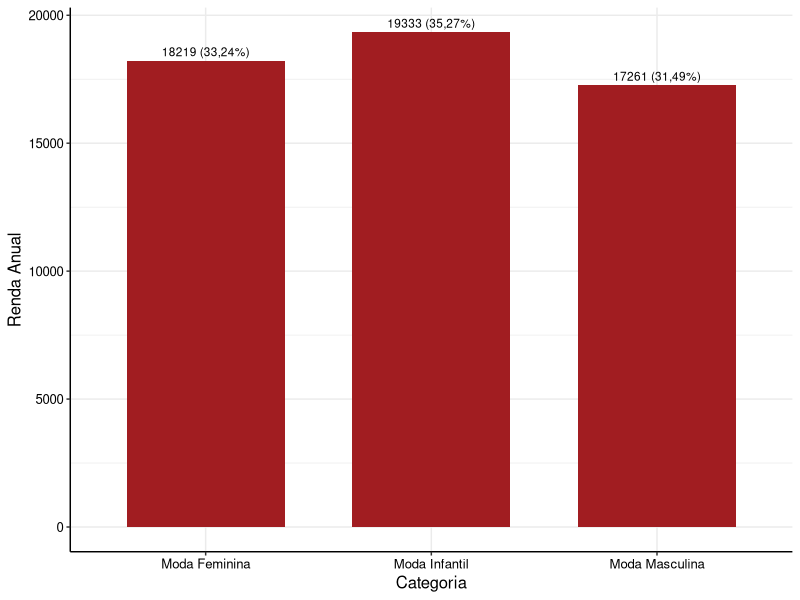
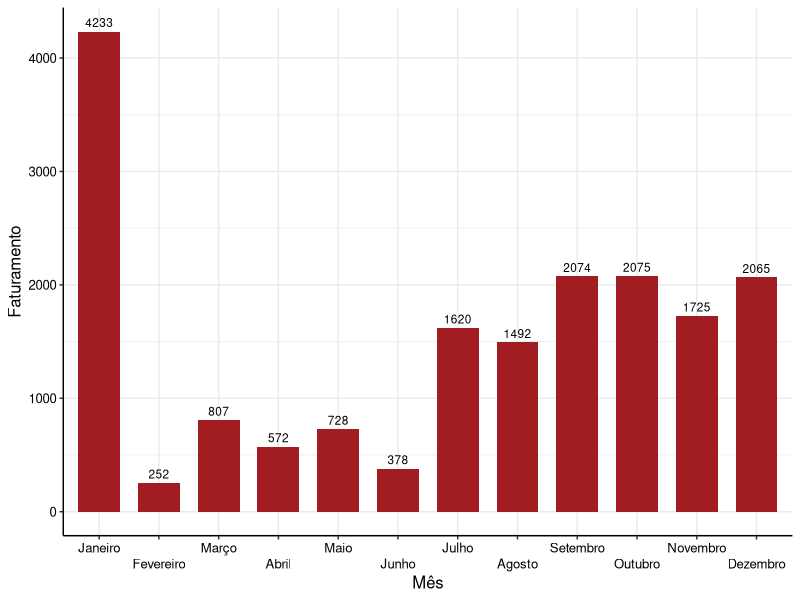
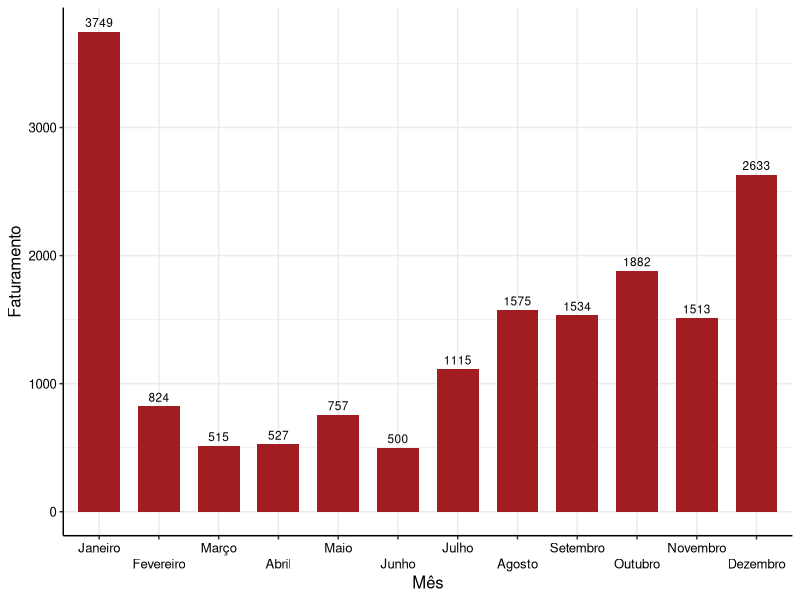
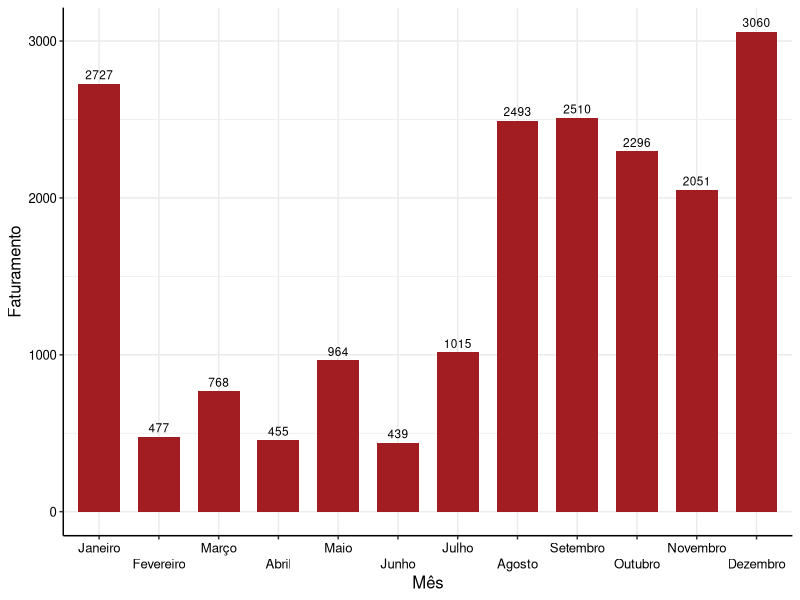
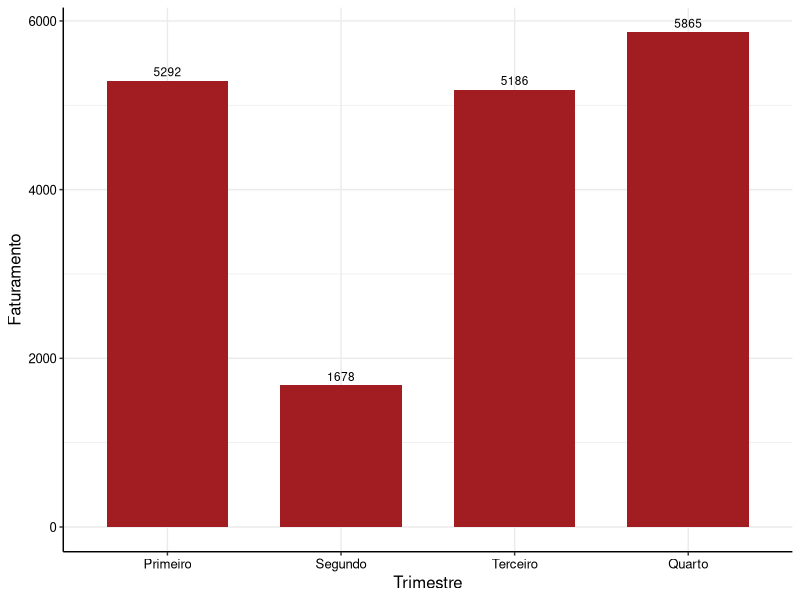
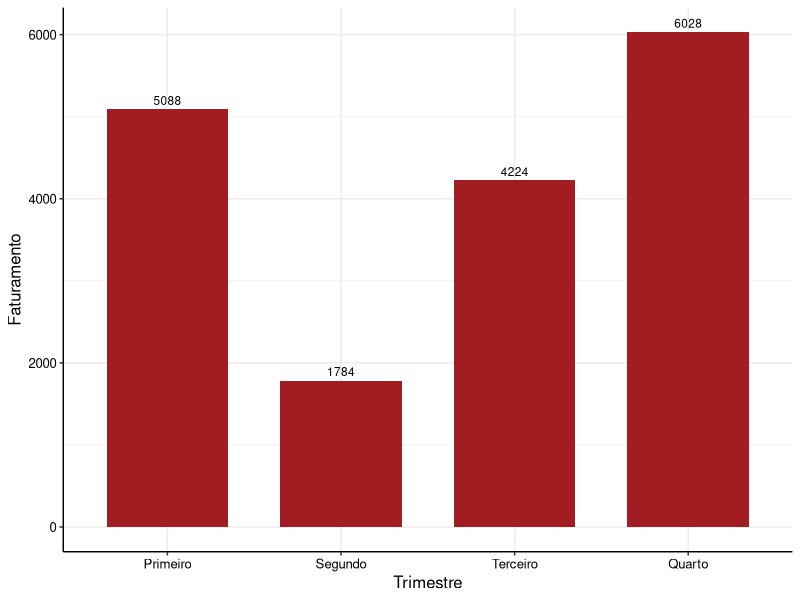
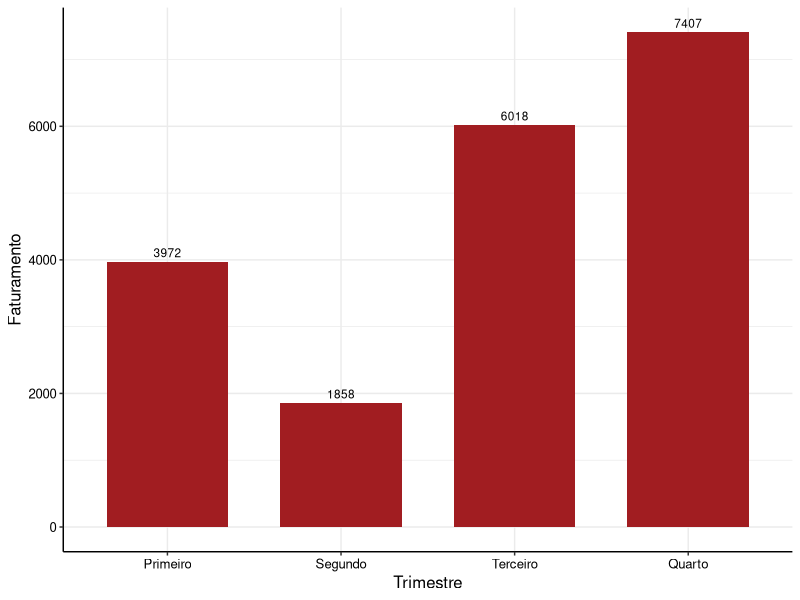
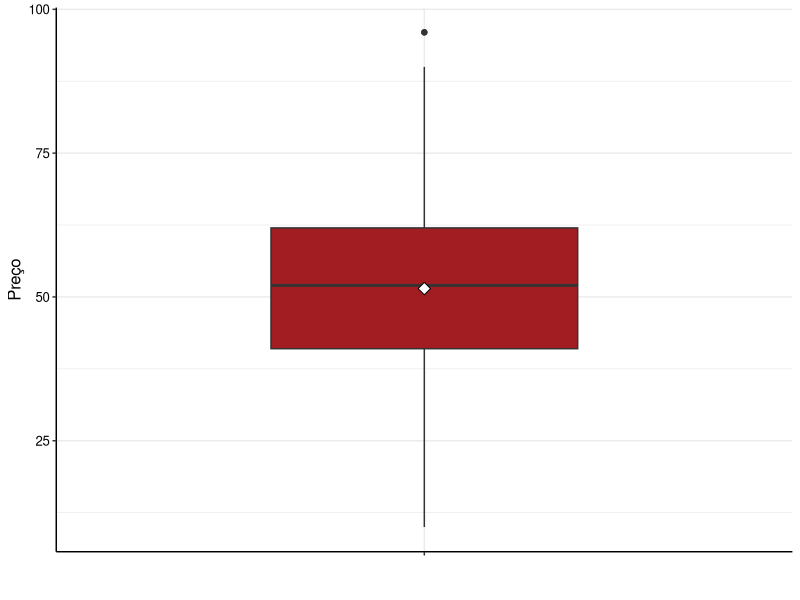

Write R code to recreate these figures, in order.
# Primeira Entrega: Faturamento anual por categoria

# Importando pacotes

library(tidyverse)
library(dplyr)

# Definindo o tema para gráficos

cores_estat <- c("#A11D21", "#003366", "#CC9900", "#663333", "#FF6600", "#CC9966", "#999966", "#006606", "#008091", "#041835", "#666666")

theme_estat <- function(...) {
  theme <- ggplot2::theme_bw() +
    ggplot2::theme(
      axis.title.y = ggplot2::element_text(colour = "black", size = 12),
      axis.title.x = ggplot2::element_text(colour = "black", size = 12),
      axis.text = ggplot2::element_text(colour = "black", size = 9.5),
      panel.border = ggplot2::element_blank(),
      axis.line = ggplot2::element_line(colour = "black"),
      legend.position = "top",
      ...
    )
  
  return(
    list(
      theme,
      scale_fill_manual(values = cores_estat),
      scale_colour_manual(values = cores_estat)
    )
  )
}

# Definindo o dataframe para os dados das vendas

vendas <- read.csv('vendas.csv')

# Separando as categorias de produtos

feminina <- vendas[vendas$Category == "Women's Fashion", "Price"]
masculina <- vendas[vendas$Category == "Men's Fashion", "Price"]
infantil <- vendas[vendas$Category == "Kids' Fashion", "Price"]

# Calculando a renda anual de cada categoria

rfem = sum(feminina, na.rm = T)
rmas = sum(masculina, na.rm = T)
rinf = sum(infantil, na.rm = T)

# Criando um novo dataframe para elaboração de gráficos

Categorias <- c("Moda Feminina", "Moda Masculina", "Moda Infantil")
Renda.Anual <- c(rfem, rmas, rinf)
Freq.Rel <- c("33,24%", "31,49%", "35,27%")

rendas_anuais <- data.frame(Categorias, Renda.Anual, Freq.Rel)

# Primeiro gráfico de frequências

label = str_c(Renda.Anual, " (", Freq.Rel, ")")
RA1 <- ggplot(rendas_anuais) +
  aes(x = Categorias, y = Renda.Anual, label = label) +
  geom_bar(stat = "identity", fill = "#A11D21", width = 0.7) +
  geom_text(
    position = position_dodge(width = .9),
    vjust = -0.5, #hjust = .5,
    size = 3
  ) + 
  labs(x = "Categoria", y = "Renda Anual") +
  theme_estat()
RA1

# Correção da Primeira Entrega Parcial

# Separando as vendas por mês

jan = vendas[substr(vendas$Data.Venda,1,2) == "1/", ]
fev = vendas[substr(vendas$Data.Venda,1,2) == "2/", ]
mar = vendas[substr(vendas$Data.Venda,1,2) == "3/", ]
abr = vendas[substr(vendas$Data.Venda,1,2) == "4/", ]
mai = vendas[substr(vendas$Data.Venda,1,2) == "5/", ]
jun = vendas[substr(vendas$Data.Venda,1,2) == "6/", ]
jul = vendas[substr(vendas$Data.Venda,1,2) == "7/", ]
ago = vendas[substr(vendas$Data.Venda,1,2) == "8/", ]
set = vendas[substr(vendas$Data.Venda,1,2) == "9/", ]
out = vendas[substr(vendas$Data.Venda,1,2) == "10", ]
nov = vendas[substr(vendas$Data.Venda,1,2) == "11", ]
dez = vendas[substr(vendas$Data.Venda,1,2) == "12", ]

# Separando o faturamento dos meses por categoria

fjan <- jan[jan$Category == "Women's Fashion", "Price"]
ffev <- fev[fev$Category == "Women's Fashion", "Price"]
fmar <- mar[mar$Category == "Women's Fashion", "Price"]
fabr <- abr[abr$Category == "Women's Fashion", "Price"]
fmai <- mai[mai$Category == "Women's Fashion", "Price"]
fjun <- jun[jun$Category == "Women's Fashion", "Price"]
fjul <- jul[jul$Category == "Women's Fashion", "Price"]
fago <- ago[ago$Category == "Women's Fashion", "Price"]
fset <- set[set$Category == "Women's Fashion", "Price"]
fout <- out[out$Category == "Women's Fashion", "Price"]
fnov <- nov[nov$Category == "Women's Fashion", "Price"]
fdez <- dez[dez$Category == "Women's Fashion", "Price"]

mjan <- jan[jan$Category == "Men's Fashion", "Price"]
mfev <- fev[fev$Category == "Men's Fashion", "Price"]
mmar <- mar[mar$Category == "Men's Fashion", "Price"]
mabr <- abr[abr$Category == "Men's Fashion", "Price"]
mmai <- mai[mai$Category == "Men's Fashion", "Price"]
mjun <- jun[jun$Category == "Men's Fashion", "Price"]
mjul <- jul[jul$Category == "Men's Fashion", "Price"]
mago <- ago[ago$Category == "Men's Fashion", "Price"]
mset <- set[set$Category == "Men's Fashion", "Price"]
mout <- out[out$Category == "Men's Fashion", "Price"]
mnov <- nov[nov$Category == "Men's Fashion", "Price"]
mdez <- dez[dez$Category == "Men's Fashion", "Price"]

ijan <- jan[jan$Category == "Kids' Fashion", "Price"]
ifev <- fev[fev$Category == "Kids' Fashion", "Price"]
imar <- mar[mar$Category == "Kids' Fashion", "Price"]
iabr <- abr[abr$Category == "Kids' Fashion", "Price"]
imai <- mai[mai$Category == "Kids' Fashion", "Price"]
ijun <- jun[jun$Category == "Kids' Fashion", "Price"]
ijul <- jul[jul$Category == "Kids' Fashion", "Price"]
iago <- ago[ago$Category == "Kids' Fashion", "Price"]
iset <- set[set$Category == "Kids' Fashion", "Price"]
iout <- out[out$Category == "Kids' Fashion", "Price"]
inov <- nov[nov$Category == "Kids' Fashion", "Price"]
idez <- dez[dez$Category == "Kids' Fashion", "Price"]

# Análise destrinchada do faturamento anual por categoria

# Criando tabelas para cada categoria

Meses <- c("Janeiro", "Fevereiro", "Março", "Abril", "Maio", "Junho", "Julho", "Agosto", "Setembro", "Outubro", "Novembro", "Dezembro")
RendasF <- c((sum(fjan, na.rm = T)),(sum(ffev, na.rm = T)),(sum(fmar, na.rm = T)),(sum(fabr, na.rm = T)),(sum(fmai, na.rm = T)),(sum(fjun, na.rm = T)),(sum(fjul, na.rm = T)),(sum(fago, na.rm = T)),(sum(fset, na.rm = T)),(sum(fout, na.rm = T)),(sum(fnov, na.rm = T)),(sum(fdez, na.rm = T)))
RendasM <- c((sum(mjan, na.rm = T)),(sum(mfev, na.rm = T)),(sum(mmar, na.rm = T)),(sum(mabr, na.rm = T)),(sum(mmai, na.rm = T)),(sum(mjun, na.rm = T)),(sum(mjul, na.rm = T)),(sum(mago, na.rm = T)),(sum(mset, na.rm = T)),(sum(mout, na.rm = T)),(sum(mnov, na.rm = T)),(sum(mdez, na.rm = T)))
RendasI <- c((sum(ijan, na.rm = T)),(sum(ifev, na.rm = T)),(sum(imar, na.rm = T)),(sum(iabr, na.rm = T)),(sum(imai, na.rm = T)),(sum(ijun, na.rm = T)),(sum(ijul, na.rm = T)),(sum(iago, na.rm = T)),(sum(iset, na.rm = T)),(sum(iout, na.rm = T)),(sum(inov, na.rm = T)),(sum(idez, na.rm = T)))

FatF <- data.frame(Meses, RendasF)
FatF$Meses <- factor(FatF$Meses, levels = unique(FatF$Meses), ordered = T)
FatM <- data.frame(Meses, RendasM)
FatM$Meses <- factor(FatM$Meses, levels = unique(FatM$Meses), ordered = T)
FatI <- data.frame(Meses, RendasI)
FatI$Meses <- factor(FatI$Meses, levels = unique(FatI$Meses), ordered = T)

# Elaboração dos Gráficos

RF1 <- ggplot(FatF) +
  aes(x = Meses, y = RendasF, label = RendasF) +
  geom_bar(stat = "identity", fill = "#A11D21", width = 0.7) +
  geom_text(
    position = position_dodge(width = .9),
    vjust = -0.5, #hjust = .5,
    size = 3
  ) + 
  labs(x = "Mês", y = "Faturamento") + scale_x_discrete(guide = guide_axis(n.dodge=2)) +
  theme_estat()
RF1

RM1 <- ggplot(FatM) +
  aes(x = Meses, y = RendasM, label = RendasM) +
  geom_bar(stat = "identity", fill = "#A11D21", width = 0.7) +
  geom_text(
    position = position_dodge(width = .9),
    vjust = -0.5, #hjust = .5,
    size = 3
  ) + 
  labs(x = "Mês", y = "Faturamento") + scale_x_discrete(guide = guide_axis(n.dodge=2)) +
  theme_estat()
RM1

RI1 <- ggplot(FatI) +
  aes(x = Meses, y = RendasI, label = RendasI) +
  geom_bar(stat = "identity", fill = "#A11D21", width = 0.7) +
  geom_text(
    position = position_dodge(width = .9),
    vjust = -0.5, #hjust = .5,
    size = 3
  ) + 
  labs(x = "Mês", y = "Faturamento") + scale_x_discrete(guide = guide_axis(n.dodge=2)) +
  theme_estat()
RI1


# Gráficos trimestrais e semestrais

FattF <- data.frame(Trimestre = c("Primeiro", "Segundo", "Terceiro", "Quarto"), Faturamento = c(5292, 1678, 5186, 5865))
FattF$Trimestre <- factor(FattF$Trimestre, levels = unique(FattF$Trimestre), ordered = T)
FattM <- data.frame(Trimestre = c("Primeiro", "Segundo", "Terceiro", "Quarto"), Faturamento = c(5088, 1784, 4224, 6028))
FattM$Trimestre <- factor(FattM$Trimestre, levels = unique(FattM$Trimestre), ordered = T)
FattI <- data.frame(Trimestre = c("Primeiro", "Segundo", "Terceiro", "Quarto"), Faturamento = c(3972, 1858, 6018, 7407))
FattI$Trimestre <- factor(FattI$Trimestre, levels = unique(FattI$Trimestre), ordered = T)

ggplot(FattF) +
  aes(x = Trimestre, y = Faturamento, label = Faturamento) +
  geom_bar(stat = "identity", fill = "#A11D21", width = 0.7) +
  geom_text(
    position = position_dodge(width = .9),
    vjust = -0.5, #hjust = .5,
    size = 3
  ) + 
  labs(x = "Trimestre", y = "Faturamento") +
  theme_estat()

ggplot(FattM) +
  aes(x = Trimestre, y = Faturamento, label = Faturamento) +
  geom_bar(stat = "identity", fill = "#A11D21", width = 0.7) +
  geom_text(
    position = position_dodge(width = .9),
    vjust = -0.5, #hjust = .5,
    size = 3
  ) + 
  labs(x = "Trimestre", y = "Faturamento") +
  theme_estat()

ggplot(FattI) +
  aes(x = Trimestre, y = Faturamento, label = Faturamento) +
  geom_bar(stat = "identity", fill = "#A11D21", width = 0.7) +
  geom_text(
    position = position_dodge(width = .9),
    vjust = -0.5, #hjust = .5,
    size = 3
  ) + 
  labs(x = "Trimestre", y = "Faturamento") +
  theme_estat()

################################################################################

# Segunda Entrega: Variação do preço por marca 

# Registrando as diferentes marcas

unique(vendas$Brand)

# Separando vetores de preço por marca

adidas <- vendas[vendas$Brand == "Adidas", "Price"]
hem <- vendas[vendas$Brand == "H&M", "Price"]
zara <- vendas[vendas$Brand == "Zara", "Price"]
gucci <- vendas[vendas$Brand == "Gucci", "Price"]
nike <- vendas[vendas$Brand == "Nike", "Price"]

# Calculando medidas de dispersão e criando box plots para cada uma das marcas

# Adidas

range(adidas, na.rm = T) # 10 <-> 96, Amplitude de 86
var(adidas, na.rm = T) #270,04
sd(adidas, na.rm = T) #16,43
sd(adidas, na.rm = T)/mean(adidas, na.rm = T) #0,3194

bpa <- vendas %>% filter(Brand == "Adidas") %>% ggplot() +
  aes(x=factor(""), y=Price) +
  geom_boxplot(fill=c("#A11D21"), width = 0.5) +
  guides(fill=FALSE) +
  stat_summary(fun="mean", geom="point", shape=23, size=3, fill="white")+
  labs(x="", y="Preço")+
  theme_estat()
bpa

# H&M

range(hem, na.rm = T) # 10 <-> 100, Amplitude de 90
var(hem, na.rm = T) #264,45
sd(hem, na.rm = T) #16,26
sd(hem, na.rm = T)/mean(hem, na.rm = T) #0,3289

bph <- vendas %>% filter(Brand == "H&M") %>% ggplot() +
  aes(x=factor(""), y=Price) +
  geom_boxplot(fill=c("#A11D21"), width = 0.5) +
  guides(fill=FALSE) +
  stat_summary(fun="mean", geom="point", shape=23, size=3, fill="white")+
  labs(x="", y="Preço")+
  theme_estat()
bph

# Zara

range(zara, na.rm = T) # 10 <-> 90, Amplitude de 80
var(zara, na.rm = T) #235,99
sd(zara, na.rm = T) #15,36
sd(zara, na.rm = T)/mean(zara, na.rm = T) #0,2906

bpz <- vendas %>% filter(Brand == "Zara") %>% ggplot() +
  aes(x=factor(""), y=Price) +
  geom_boxplot(fill=c("#A11D21"), width = 0.5) +
  guides(fill=FALSE) +
  stat_summary(fun="mean", geom="point", shape=23, size=3, fill="white")+
  labs(x="", y="Preço")+
  theme_estat()
bpz

# Gucci

range(gucci, na.rm = T) # 10 <-> 92, Amplitude de 82
var(gucci, na.rm = T) #244,23
sd(gucci, na.rm = T) #15,63
sd(gucci, na.rm = T)/mean(gucci, na.rm = T) #0,3144

bpg <- vendas %>% filter(Brand == "Gucci") %>% ggplot() +
  aes(x=factor(""), y=Price) +
  geom_boxplot(fill=c("#A11D21"), width = 0.5) +
  guides(fill=FALSE) +
  stat_summary(fun="mean", geom="point", shape=23, size=3, fill="white")+
  labs(x="", y="Preço")+
  theme_estat()
bpg

# Nike

range(nike, na.rm = T) # 10 <-> 90, Amplitude de 80
var(nike, na.rm = T) #294,31
sd(nike, na.rm = T) #17,16
sd(nike, na.rm = T)/mean(nike, na.rm = T) #0,3447

bpn <- vendas %>% filter(Brand == "Nike") %>% ggplot() +
  aes(x=factor(""), y=Price) +
  geom_boxplot(fill=c("#A11D21"), width = 0.5) +
  guides(fill=FALSE) +
  stat_summary(fun="mean", geom="point", shape=23, size=3, fill="white")+
  labs(x="", y="Preço")+
  theme_estat()
bpn

# Box plot geral

vendas %>% drop_na() %>% ggplot() +
  aes(x = Brand, y = Price) +
  geom_boxplot(fill = c("#A11D21"), width = 0.5) +
  stat_summary(
    fun = "mean", geom = "point", shape = 23, size = 3, fill = "white"
  ) +
  labs(x = "Marca", y = "Preço") +
  theme_estat()
ggsave("box_bi.pdf", width = 158, height = 93, units = "mm")

################################################################################

# Terceira Entrega: Relação entre categorias (apenas feminino e masculino) e cor

# Registrando as diferentes cores

unique(vendas$Color)

#Construção de gráficos

feminina <- vendas[vendas$Category == "Women's Fashion", ]
masculina <- vendas[vendas$Category == "Men's Fashion", ]

cfem <- feminina %>%
  group_by(Color) %>%
  summarise(counts = n())
cfem <- drop_na(cfem)
cfem

ggplot(cfem) +
  aes(x = Color, y = counts, label = counts) +
  geom_bar(stat = "identity", fill = "#A11D21", width = 0.7) +
  geom_text(
    position = position_dodge(width = .9),
    vjust = -0.5, #hjust = .5,
    size = 3
  ) + 
  labs(x = "Cor", y = "Frequência absoluta") +
  theme_estat()

cmas <- masculina %>%
  group_by(Color) %>%
  summarise(counts = n())
cmas <- drop_na(cmas)
cmas

ggplot(cmas) +
  aes(x = Color, y = counts, label = counts) +
  geom_bar(stat = "identity", fill = "#A11D21", width = 0.7) +
  geom_text(
    position = position_dodge(width = .9),
    vjust = -0.5, #hjust = .5,
    size = 3
  ) + 
  labs(x = "Cor", y = "Frequência absoluta") +
  theme_estat()

# Teste qui quadrado

cores <- data.frame('Neutras'= c(110,125), 'Frias'= c(121,119), 'Quentes' = c(125,100))
cores

chisq.test(cores)

# Coeficiente de contingencia

n <- 110+121+125+125+119+100

c <- sqrt(3.55/703.55)

# Corrigido

ccor <- c/(sqrt(0.5))
ccor
